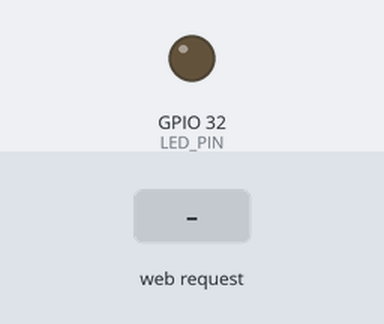
Bench run of a sketch on a simulated ESP32. On the bench: output pins drawn as LEDs (lit = HIGH). The test bench sets the inputs (shaded band). What the sketch prints to the serial monitor is not drawn.

Above: at 1.2 s.
1.3 s: HTTP request GET /msg received
At 2.7 s:
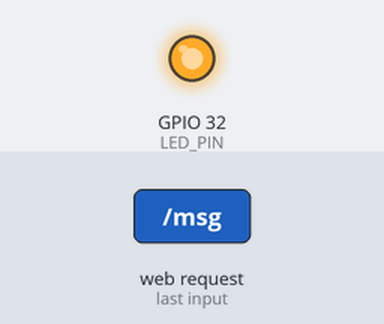
Timing chart, 0 to 4.3 s (numbered marks = the images above; inputs shaded):
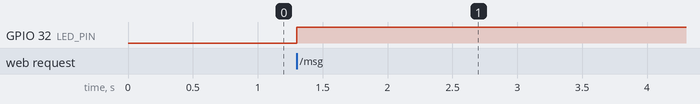

Measured:
- after the input at 1.3 s, GPIO 32 (LED_PIN): LOW → HIGH at once

The sketch:

ESP_LED_SERVER.ino
```cpp
/**
Code Modified By: Alexander Gruden
CMPE 3990: Microcontrollers 2
11/02/2026
*/

// Original Documentation by author:
/* Dr. Tony Barsic
 * University of Vermont
 * Department of Electrical Engineering
 * CMPE 3990: Microcontrollers 2
 * 22 Oct 2026
 *
 * BASIC WIFI COMMUNICATION between two ESP32's.
 * The client sends a text message once per second;
 * the server prints it to the serial monitor.
 *
 * ESP32 #1 is the Access Point (AP).
 *    It creates the network and gets the default IP (192.168.4.1).
 * ESP32 #2 is a station.
 *    That means it joins the network created by ESP32 #1.
 *
 * ESP32 #1 is also the server. The server is the one that waits and listens.
 * ESP32 #2 is the client. It initiates the conversation.
 *
 * This is the code for ESP32 #1 (AP + server).
 * The circuit:
 * An ESP32, 3rd party module and dev kit. Chip: ESP32-D0WD-V3
 * Connect by USB so you can watch the serial monitor. That's it!
 *
 * The client sends its text as a URL parameter:
 *     http://192.168.4.1/msg?text=hello%20world.%2012345%20ms.
 * (%20 is a URL-encoded space; the server decodes it automatically.)
 */

// INITIALIZATION ===+=== ===+=== ===+=== ===+=== ===+=== ===+=== ===+===
// Import wifi libraries
#include "WiFi.h"
#include "ESPAsyncWebServer.h"
// Set access point network credentials
const char* ssid = "ESP32-Access-Point-Agruden";
const char* password = "123456789";
// Create AsyncWebServer object on port 80
AsyncWebServer server(80);

// LED stat and pin
const int LED_PIN = 32;
bool LEDState = false;

// SETUP ===+=== ===+=== ===+=== ===+=== ===+=== ===+=== ===+=== ===+===
void setup() {
  // Serial port for debugging purposes
  Serial.begin(115200);
  Serial.println();Serial.println("===+=== ===+=== ===+===");Serial.println();

  // LED setup
  pinMode(LED_PIN, OUTPUT);
  digitalWrite(LED_PIN, LOW);

  // Setting the ESP as an access point
  Serial.print("Setting AP (Access Point)…");
  // Remove the password parameter, if you want the AP (Access Point) to be open
  WiFi.softAP(ssid, password);
  IPAddress IP = WiFi.softAPIP();
  Serial.print("AP IP address: ");
  Serial.println(IP);

  // set up the server response to client request
  server.on("/msg", HTTP_GET, [](AsyncWebServerRequest *request){
    // If request is recieved, toggle LED
    LEDState = !LEDState;

    // Toggle depending on current state
    if (LEDState == HIGH) {
      digitalWrite(LED_PIN, HIGH);
    }
    else {
      digitalWrite(LED_PIN, LOW);
    }
    if (LEDState == HIGH) {
      request->send(200, "text/plain", "LED_ON\n");
    }
    else {
      request->send(200, "text/plain", "LED_OFF\n");
    }
  });

  // Start server
  server.begin();
}

// LOOP ===+=== ===+=== ===+=== ===+=== ===+=== ===+=== ===+=== ===+===
void loop() {
  // Nothing to do here: the server runs in the background
  // and calls the function above whenever a request arrives.
}

// ===+===  END OF SKETCH  ===+=== ===+=== ===+=== ===+=== ===+===
// ===+=== ===+=== ===+===  END OF SKETCH  ===+=== ===+=== ===+===
// ===+=== ===+=== ===+=== ===+=== ===+===  END OF SKETCH  ===+===
```
